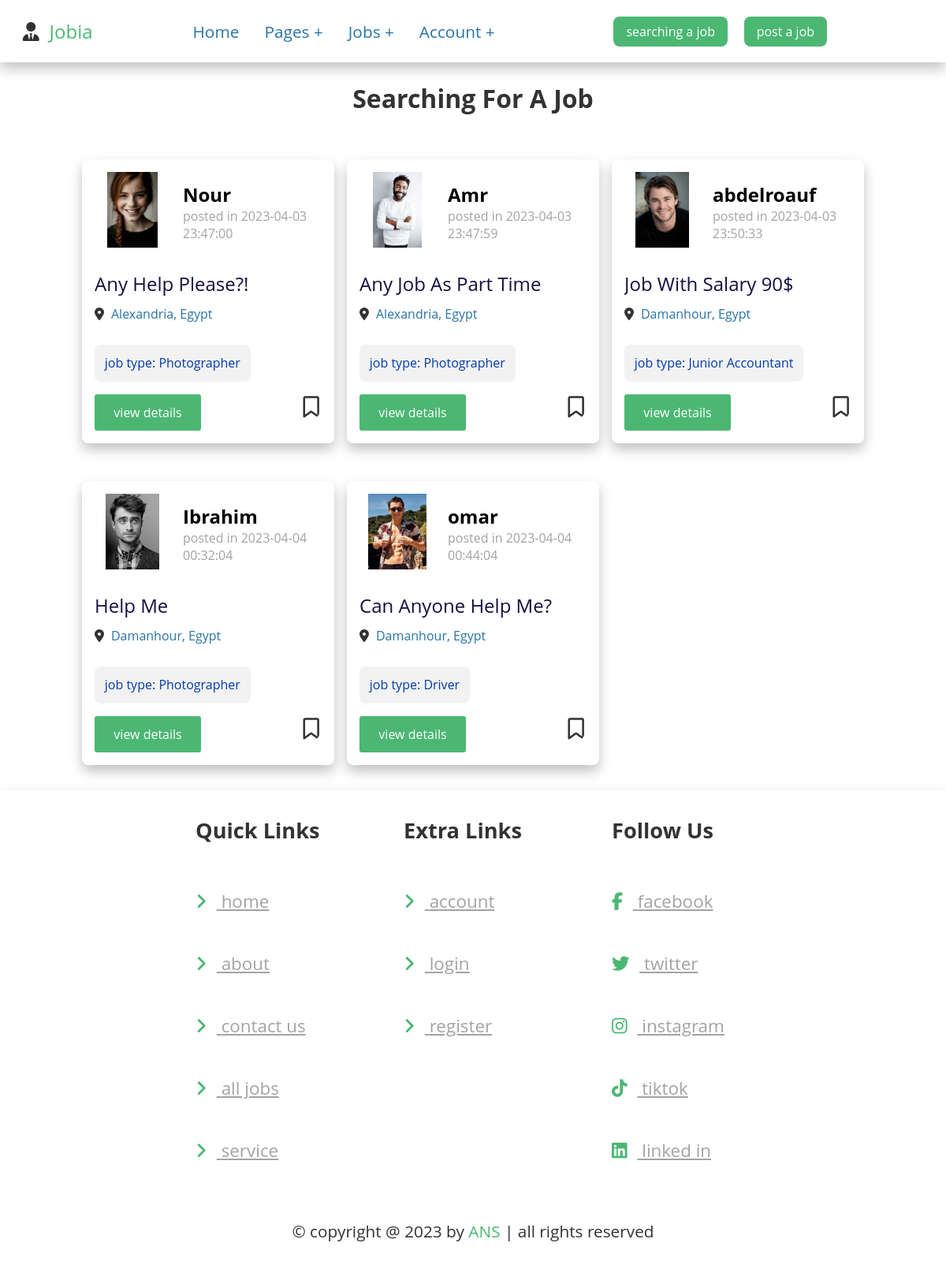
Screenshot of /need_jobs.php with the database file from the repository.
### tables this page shows
CREATE TABLE `need_job` (
  `id` int(100) NOT NULL,
  `user_id` int(100) NOT NULL,
  `user_name` varchar(100) NOT NULL,
  `user_email` varchar(100) NOT NULL,
  `user_image` varchar(100) NOT NULL,
  `user_job_type` varchar(100) NOT NULL,
  `user_cv` varchar(535) NOT NULL,
  `user_details` varchar(100) NOT NULL,
  `user_state` varchar(100) NOT NULL,
  `user_country` varchar(100) NOT NULL,
  `user_description` varchar(100) NOT NULL,
  `user_age` int(100) NOT NULL,
  `user_experience` int(100) NOT NULL,
  `realtime` datetime DEFAULT NULL
);

### need_jobs.php (the view, shortened to what this page needs)
<?php
@include 'config.php';
?>
<!DOCTYPE html>
<html lang="en">
<head>
    <link href='https://unpkg.com/boxicons@2.1.4/css/boxicons.min.css' rel='stylesheet'>
    <link rel="stylesheet" href="https://cdnjs.cloudflare.com/ajax/libs/font-awesome/6.2.1/css/all.min.css">
    <link rel="stylesheet" href="https://cdnjs.cloudflare.com/ajax/libs/font-awesome/4.7.0/css/font-awesome.min.css">
    <link rel="stylesheet" href="style.css">
</head>
<body>
<?php
if(isset($_SESSION['user_id'])){
    @include 'header2.php';
}else{
    @include 'header.php';
}
?>
<section class="jobs-container">
    <h1 class="heading">searching for a job</h1>
    <div class="box-container">
        <?php
        $select_job = mysqli_query($conn, "SELECT * FROM `need_job`") or die('query failed');
        if(mysqli_num_rows($select_job) > 0){
            while($fetch_job = mysqli_fetch_assoc($select_job)){
        ?>
        <form action="" method="post" class="box">
            <div class="company">
                <a href="user_view_profile_home.php?id=<?php echo $fetch_job['id']; ?>"><img src="users_img/<?php echo $fetch_job['user_image']; ?>" alt="" class="image"></a>
                <div>
                    <h3><?php echo $fetch_job['user_name']; ?></h3>
                    <p><span>posted in <?php  echo $fetch_job['realtime'] ?></span></p>
                </div>
            </div>
            <div class="title"><?php echo $fetch_job['user_description']; ?></div>
            <p class="location"><i class="fas fa-map-marker-alt"></i> <span><?php echo $fetch_job['user_state']; ?>, <?php echo $fetch_job['user_country']; ?></span></p>
            <div class="tags">
                <p>job type: <span><?php echo $fetch_job['user_job_type']; ?></span></p>
            </div>
            <div class="flex-btn">
                <a href="user_view_profile_home.php?id=<?php echo $fetch_job['id']; ?>">view details</a>
                <div class="save_btn">
                    <i class="fa-regular fa-bookmark"></i>
                </div>
            </div>
        </form>
        <?php
            }
        }else{
            echo '<p class="empty" style="font-size: 1.5rem; color: red; text-align: center; margin-bottom: 2rem;">no jobs added yet!</p>';
        }
        ?>
    </div>
</section>
<?php
@include 'footer.php';
?>
</body>
</html>

### style.css (style rules this page uses)
:root { --move: #3c00a0; --black_blue: #130f40; --light_green: #1F618D; --light_blue: #2874A6; --blue: #3194E8; --blue_green: #33F2EA; --light_white: #cccccc40; --green:#4BB773; --gray:#A3A3A3; --black: #333; --white: #fff; --border: .17rem rgba(0, 0, 0, 0.194); --box-shadow:0 .5rem 1rem rgba(0, 0, 0, 0.242); }
* { margin: 0; padding: 0; box-sizing: border-box; outline: none; font-family: 'Open Sans', sans-serif; }
html { overflow-x: hidden; scroll-behavior: smooth; scroll-padding-top: 6.5rem; }
body { font-size: 18px; position: relative; }
.heading { text-align: center; margin-bottom: 2.5rem; color: var(--black); text-transform: capitalize; font-size: 2rem; padding: 1rem 0; }
.flex-btn { display: flex; align-items: center; justify-content: space-between; column-gap: 1rem; flex-wrap: wrap; }
.jobs-container .box-container { display: grid; grid-template-columns: repeat(auto-fit, 20rem); gap: 1rem; align-items: flex-start; justify-content: center; }
.jobs-container h1 { margin-top: .5rem; }
.jobs-container .box-container .box { background-color: var(--white); border-radius: .5rem; padding: 1rem; overflow-x: hidden; margin-bottom: 2rem; }
.jobs-container .box-container .box .company { display: flex; align-items: center; gap: 1rem; margin-bottom: 1.5rem; }
.jobs-container .box-container .box .company img { height: 6rem; width: 6rem; object-fit: contain; }
.jobs-container .box-container .box .company p { color: var(--gray); font-size: 1rem; }
.jobs-container .box-container .box .location { padding: .7rem 0; font-size: 1rem; color: var(--light_blue); }
.jobs-container .box-container .box .location i { margin-right: .3rem; color: var(--black); }
.jobs-container .box-container .box .flex-btn a { text-decoration: none; }
.jobs-container .box-container .box .tags { display: flex; flex-wrap: wrap; gap: 1rem; margin: 1rem 0; }
.jobs-container .box-container .box .tags p { padding: .8rem; border-radius: .5rem; background-color: #cccccc40; font-size: 1rem; color: #023ca9; }
.jobs-container .box-container .box .flex-btn { margin: 0; }
.jobs-container .box-container form { background-color: var(--white); border-radius: .5rem; border: var(--border); padding: 1rem; box-shadow: var(--box-shadow); overflow-x: hidden; margin-bottom: 2rem; }
.jobs-container .box-container form .company { display: flex; align-items: center; gap: 1rem; margin-bottom: 1.5rem; }
.jobs-container .box-container form .company img { height: 7rem; width: 7rem; object-fit: contain; }
.jobs-container .box-container form .company h3 { font-size: 1.5rem; display: block; }
.jobs-container .box-container form .title { font-size: 1.5rem; color: var(--black_blue); text-transform: capitalize; overflow-x: hidden; text-overflow: ellipsis; }
.jobs-container .box-container form .location { padding: .7rem 0; font-size: 1rem; color: var(--light_blue); }
.jobs-container .box-container form .location i { margin-right: .3rem; color: var(--black); }
.jobs-container .box-container form .flex-btn a { text-decoration: none; }
.jobs-container .box-container form .tags { display: flex; flex-wrap: wrap; gap: 1rem; margin: 1rem 0; }
.jobs-container .box-container form .tags p { padding: .8rem; border-radius: .5rem; background-color: #cccccc40; font-size: 1rem; color: #023ca9; }
.jobs-container .box-container form .flex-btn { margin: 1rem 0; text-decoration: none; display: flex; justify-content: space-between; position: relative; }
.jobs-container .box-container form .flex-btn a { border: 0; padding: 12px 15px; text-decoration: none; background: var(--green); color: var(--white); width: 135px; justify-content: center; display: flex; align-items: center; font-size: 16px; border-radius: 3px; transition: .5s ease; cursor: pointer; }
.jobs-container .box-container form .flex-btn .save_btn i { font-size: 1.7rem; }
.jobs-container .box-container form .flex-btn .save_btn { position: absolute; bottom: 0; right: 0; background: var(--white); line-height: 3.1rem; text-align: center; border-radius: 50%; cursor: pointer; overflow: hidden; }
.jobs-container .box-container form .flex-btn .save_btn i { position: absolute; left: 5.2rem; top: 1.3rem; color: var(--black); cursor: pointer; }

### rows the page displays
need_job: user_image (picture), user_name "Nour", realtime "2023-04-03 23:47:00", user_description "Any Help Please?!", user_state "Alexandria", user_country "Egypt", user_job_type "Photographer"
need_job: user_image (picture), user_name "Amr", realtime "2023-04-03 23:47:59", user_description "Any Job As Part Time", user_state "Alexandria", user_country "Egypt", user_job_type "Photographer"
need_job: user_image (picture), user_name "abdelroauf", realtime "2023-04-03 23:50:33", user_description "Job With Salary 90$", user_state "Damanhour", user_country "Egypt", user_job_type "Junior Accountant"
need_job: user_image (picture), user_name "Ibrahim", realtime "2023-04-04 00:32:04", user_description "Help Me", user_state "Damanhour", user_country "Egypt", user_job_type "Photographer"
need_job: user_image (picture), user_name "omar", realtime "2023-04-04 00:44:04", user_description "Can Anyone Help Me?", user_state "Damanhour", user_country "Egypt", user_job_type "Driver"
